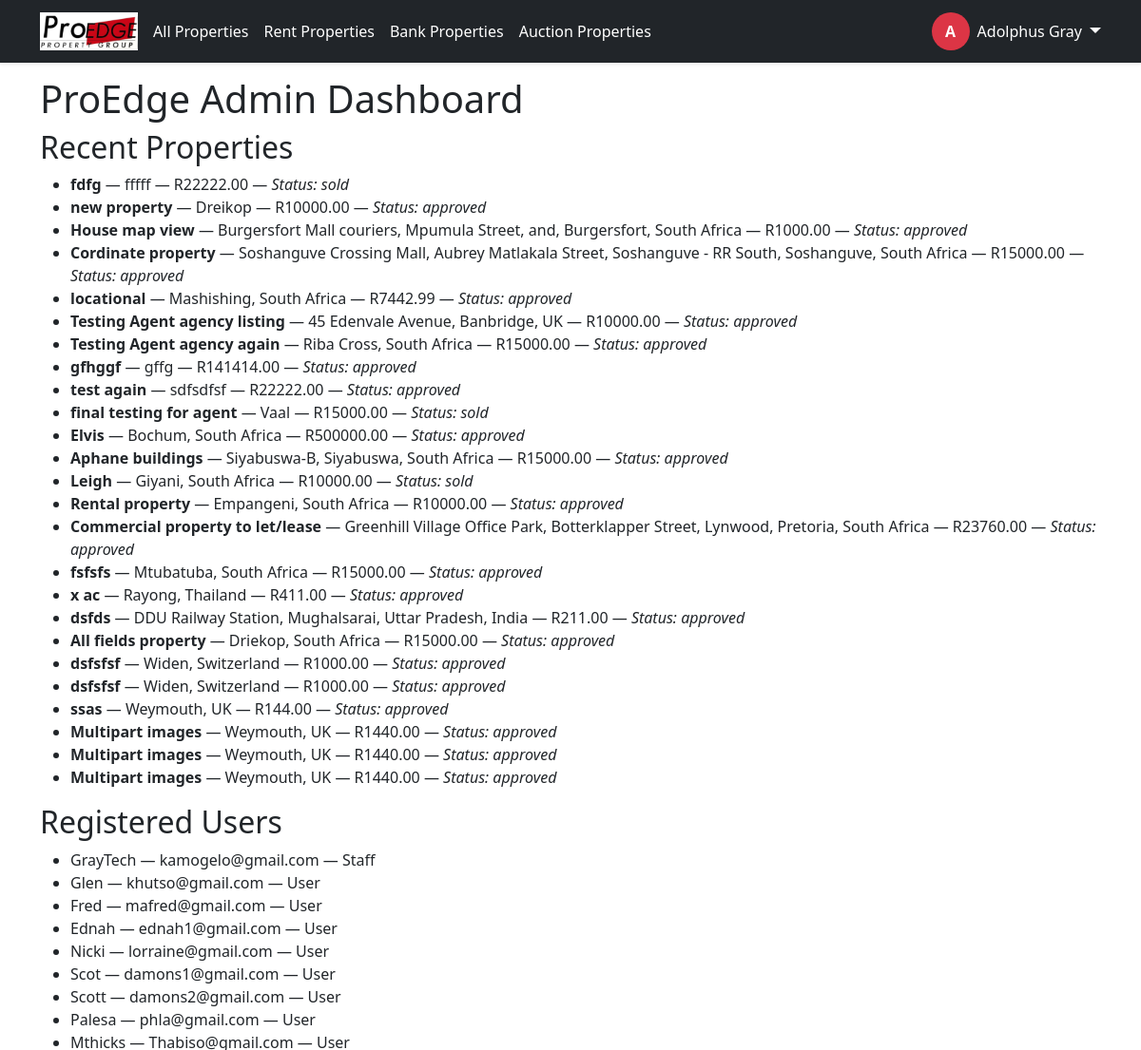
The page /staff/ (signed in, upper part) on the database as committed earlier.
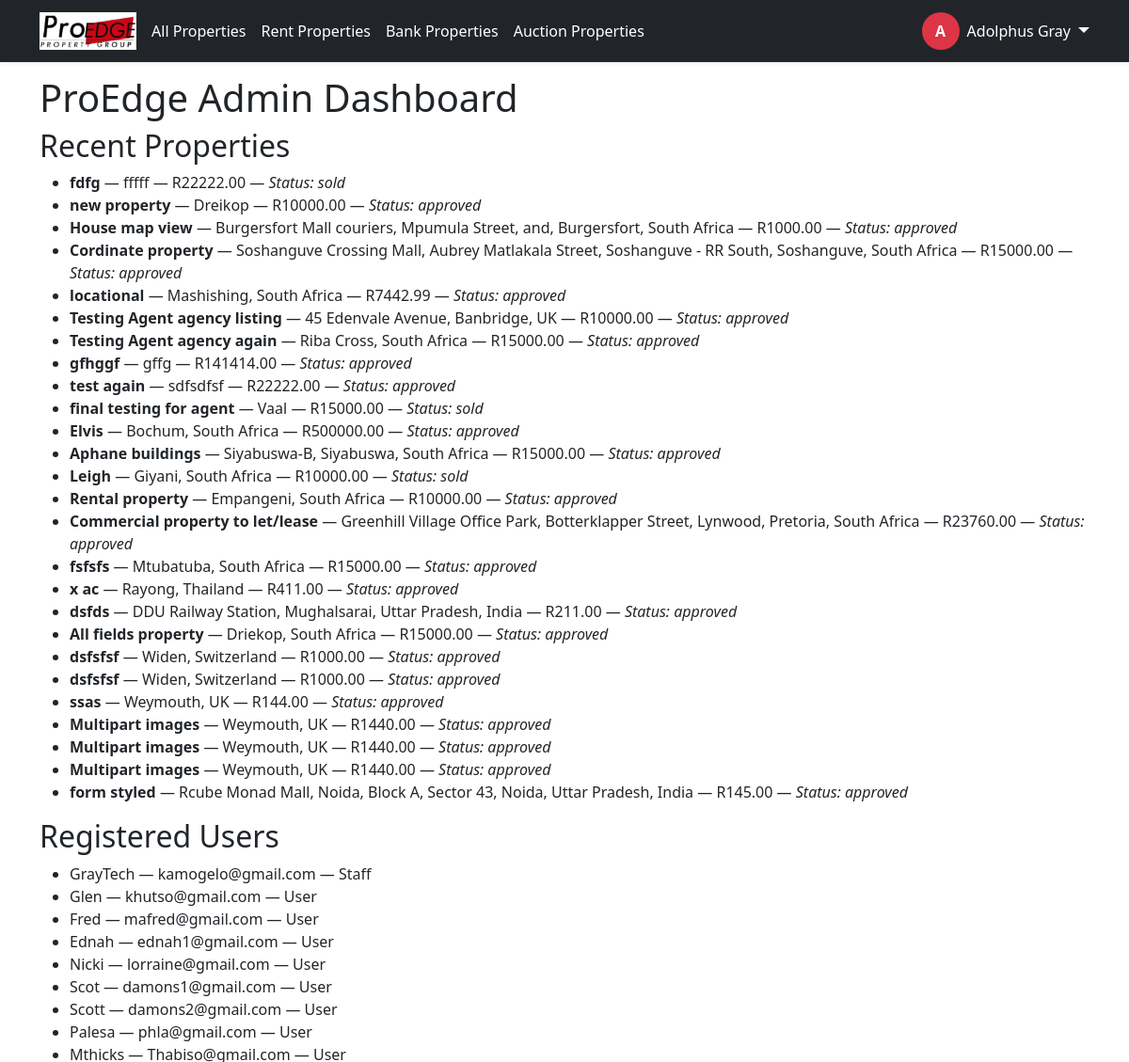
The same page on the database as committed later.
### listings/models.py (models this page shows, shortened)
class Property(models.Model):
    PROPERTY_TYPE_CHOICES = [
        ('house', 'House'),
        ('apartment', 'Apartment'),
        ('land', 'Vacant Land'),
        ('commercial', 'Commercial'),
        ('industrial', 'Industrial'),
        ('to let', 'To Let'),
        ('plot', 'Plot'),
    ]
    PROVINCE_CHOICES = [
        ('Eastern Cape', 'Eastern Cape'),
        ('Free State', 'Free State'),
        ('Gauteng', 'Gauteng'),
        ('KwaZulu-Natal', 'KwaZulu-Natal'),
        ('Limpopo', 'Limpopo'),
        ('Mpumalanga', 'Mpumalanga'),
        ('Northern Cape', 'Northern Cape'),
        ('North West', 'North West'),
        ('Western Cape', 'Western Cape'),
    ]
    LISTING_TYPE_CHOICES = [
        ('private', 'Private Seller'),
        ('agent', 'Agent'),
        ('bank', 'Bank Property'),
        ('auction', 'Auction'),
    ]
    STATUS_CHOICES = [
        ('approved', 'Approved'),
        ('pending', 'Pending'),
        ('rejected', 'Rejected'),
        ('sold', 'Sold'),
    ]
    title = models.CharField(max_length=200)
    description = models.TextField()
    price = models.DecimalField(max_digits=12, decimal_places=2)
    location = models.CharField(max_length=255)
    province = models.CharField(max_length=100, choices=PROVINCE_CHOICES)
    area = models.CharField(max_length=100, null=True, blank=True)
    property_type = models.CharField(max_length=20, choices=PROPERTY_TYPE_CHOICES)
    listing_type = models.CharField(max_length=20, choices=LISTING_TYPE_CHOICES, default='')
    status = models.CharField(max_length=20, choices=STATUS_CHOICES)
    latitude = models.DecimalField(max_digits=100, decimal_places=50, null=True, blank=True)
    longitude = models.DecimalField(max_digits=100, decimal_places=50, null=True, blank=True)
    floor_plan = models.FileField(upload_to='floor_plans/', null=True, blank=True)
    number_of_bedrooms = models.PositiveIntegerField(null=True, blank=True)
    number_of_kitchens = models.PositiveIntegerField(null=True, blank=True)
    number_of_bathrooms = models.PositiveIntegerField(null=True, blank=True)
    number_of_garages = models.PositiveIntegerField(null=True, blank=True)
    floor_area_m2 = models.DecimalField(max_digits=10, decimal_places=2, null=True, blank=True)
    erf_size_m2 = models.DecimalField(max_digits=10, decimal_places=2, null=True, blank=True)
    price_per_m2 = models.DecimalField(max_digits=10, decimal_places=2, null=True, blank=True)
    price_per_erf_m2 = models.DecimalField(max_digits=10, decimal_places=2, null=True, blank=True)
    has_parking = models.BooleanField(default=False)
    number_of_parking_slots = models.CharField(max_length=10, blank=True, default="N/A")
    unit_no = models.CharField(max_length=50, null=True, blank=True)
    complex_name = models.CharField(max_length=255, null=True, blank=True)
    erf_no = models.CharField(max_length=50, null=True, blank=True)
    ownership_type = models.CharField(max_length=50, choices=[('freehold', 'Freehold'), ('sectional', 'Sectional Title')], null=True, blank=True)
    township = models.CharField(max_length=255, null=True, blank=True)
    section_number = models.CharField(max_length=50, null=True, blank=True)
    scheme_number = models.CharField(max_length=50, null=True, blank=True)
    scheme_name = models.CharField(max_length=255, null=True, blank=True)
    study = models.BooleanField(default=False)
    lounges = models.PositiveIntegerField(null=True, blank=True)
    dining_rooms = models.PositiveIntegerField(null=True, blank=True)
    laundry = models.BooleanField(default=False)
    patio = models.BooleanField(default=False)
    balcony = models.BooleanField(default=False)
    domestic_accommodation = models.BooleanField(default=False)
    carports = models.BooleanField(default=False)
    flatlet = models.BooleanField(default=False)
    store_room = models.BooleanField(default=False)
    furnished = models.BooleanField(default=False)
    pool = models.BooleanField(default=False)
    security = models.BooleanField(default=False)
    roof = models.BooleanField(default=False)
    garden = models.BooleanField(default=False)
    views = models.BooleanField(default=False)
    walling = models.CharField(max_length=255, null=True, blank=True)
    flooring = models.CharField(max_length=255, null=True, blank=True)
    lease_period = models.CharField(max_length=50, null=True, blank=True)
    occupation_date = models.DateField(null=True, blank=True)
    deposit = models.DecimalField(max_digits=10, decimal_places=2, null=True, blank=True)
    lease_excludes = models.TextField(null=True, blank=True)
    annual_escalation = models.DecimalField(max_digits=5, decimal_places=2, null=True, blank=True)
    gross_rental = models.DecimalField(max_digits=10, decimal_places=2, null=True, blank=True, help_text="R/m²")
    net_rental = models.DecimalField(max_digits=10, decimal_places=2, null=True, blank=True, help_text="R/m²")
    operating_costs = models.DecimalField(max_digits=10, decimal_places=2, null=True, blank=True, help_text="R/m²")
    rates = models.DecimalField(max_digits=10, decimal_places=2, null=True, blank=True, help_text="R/m²")
    levy_amount = models.DecimalField(max_digits=10, decimal_places=2, null=True, blank=True)
    floor_level = models.CharField(max_length=50, null=True, blank=True)
    zoning = models.CharField(max_length=100, null=True, blank=True)
    rates_and_taxes = models.DecimalField(max_digits=10, decimal_places=2, null=True, blank=True)
    municipality = models.CharField(max_length=255, null=True, blank=True)
    mandate_type = models.CharField(max_length=50, null=True, blank=True)
    mandate_start_date = models.DateField(null=True, blank=True)
    mandate_end_date = models.DateField(null=True, blank=True)
    commission_percentage = models.DecimalField(max_digits=5, decimal_places=2, null=True, blank=True)
    commission_value = models.DecimalField(max_digits=12, decimal_places=2, null=True, blank=True)
    seller = models.ForeignKey(settings.AUTH_USER_MODEL, on_delete=models.CASCADE, related_name='properties', null=True, blank=True)
    buyer = models.ForeignKey(settings.AUTH_USER_MODEL, on_delete=models.SET_NULL, null=True, blank=True, related_name='purchased_properties')
    landlord = models.ForeignKey(settings.AUTH_USER_MODEL, on_delete=models.SET_NULL, null=True, blank=True, related_name='rented_properties')
    tenant = models.ForeignKey(settings.AUTH_USER_MODEL, on_delete=models.SET_NULL, null=True, blank=True, related_name='rented_by_properties')
    agent = models.ForeignKey(settings.AUTH_USER_MODEL, on_delete=models.SET_NULL, null=True, blank=True, related_name='listed_properties')
    agents = models.ManyToManyField(settings.AUTH_USER_MODEL, blank=True, related_name='properties_assigned')
    bank = models.ForeignKey(settings.AUTH_USER_MODEL, on_delete=models.SET_NULL, null=True, blank=True, related_name='banked_properties')
    auctioneer = models.ForeignKey(settings.AUTH_USER_MODEL, on_delete=models.SET_NULL, null=True, blank=True, related_name='auctioned_properties')
    agency = models.ForeignKey('Agency', on_delete=models.CASCADE, null=True, blank=True, related_name='properties')
    listed_by_agent = models.ForeignKey("AgentProfile", on_delete=models.SET_NULL, null=True, blank=True)
    created_at = models.DateTimeField(auto_now_add=True)
    class Meta:
        verbose_name_plural = "Properties"

### proedge/models.py (models this page shows, shortened)
class CustomUser(AbstractUser):
    ROLE_CHOICES = [
        ('buyer', 'Buyer'),
        ('seller', 'Seller'),
        ('tenant', 'Tenant'),
        ('agency', 'Agency'),
        ('landlord', 'Landlord'),
        ('agent', 'Agent'),
        ('bank', 'Bank'),
        ('auctioneer', 'Auctioneer'),
    ]
    role = models.CharField(max_length=20, choices=ROLE_CHOICES)
    email = models.EmailField(unique=True)
    is_email_verified = models.BooleanField(default=False)

### staff/views.py (the view)
# urls.py: path('', views.dashboard, name='dashboard'),
@login_required
@user_passes_test(is_staff_user)
def dashboard(request):
    properties = Property.objects.all()
    users = User.objects.all()
    return render(request, 'staff/dashboard.html', {
        'properties': properties,
        'users': users,
    })

### staff/views.py (called while the page is built)
def is_staff_user(user):
    return user.is_authenticated and user.is_staff

### staff/templates/staff/dashboard.html
{% extends 'base.html' %}
{% block content %}
<h1>ProEdge Admin Dashboard</h1>
<section>
  <h2>Recent Properties</h2>
  <ul>
    {% for prop in properties %}
      <li>
        <strong>{{ prop.title }}</strong> — {{ prop.location }} — R{{ prop.price }} —
        <em>Status: {{ prop.status }}</em>
      </li>
    {% empty %}
      <li>No properties found.</li>
    {% endfor %}
  </ul>
</section>
<section>
  <h2>Registered Users</h2>
  <ul>
    {% for user in users %}
      <li>{{ user.username }} — {{ user.email }} — {{ user.is_staff|yesno:"Staff,User" }}</li>
    {% empty %}
      <li>No users registered.</li>
    {% endfor %}
  </ul>
</section>
{% endblock %}

### proedge/templates/base.html (shortened to what the changed rows need)
{% load static %}
<!DOCTYPE html>
<html lang="en">
<head>
     <link rel="stylesheet" href="https://unpkg.com/leaflet@1.9.5/dist/leaflet.css"
/>
    <link href="https://cdn.jsdelivr.net/npm/bootstrap@5.3.0/dist/css/bootstrap.min.css" rel="stylesheet">
    <link rel="stylesheet" href="https://cdnjs.cloudflare.com/ajax/libs/font-awesome/6.4.0/css/all.min.css">
    <link rel="stylesheet" href="{% static 'proedge/css/style.css' %}">
    <link rel="stylesheet" href="https://cdn.jsdelivr.net/npm/lightgallery@2.7.1/css/lightgallery.min.css">
    <link rel="stylesheet" href="https://unpkg.com/leaflet/dist/leaflet.css" />
    <link rel="stylesheet" href="https://unpkg.com/leaflet@1.9.5/dist/leaflet.css"
/>
<link rel="stylesheet" href="https://cdn.jsdelivr.net/npm/lightgallery@2.7.1/css/lightgallery-bundle.min.css" />
<link rel="stylesheet" href="https://cdn.jsdelivr.net/npm/lightgallery@2.7.1/plugins/thumbnail/lg-thumbnail.min.css">
<link rel="stylesheet" href="https://cdn.jsdelivr.net/npm/lightgallery@2.7.1/plugins/zoom/lg-zoom.min.css">
<link rel="stylesheet" href="https://cdn.jsdelivr.net/npm/lightgallery@2.7.1/plugins/fullscreen/lg-fullscreen.min.css">
<link rel="stylesheet" href="https://cdn.jsdelivr.net/npm/lightgallery@2.7.1/plugins/share/lg-share.min.css">
<link rel="stylesheet" href="https://cdn.jsdelivr.net/npm/lightgallery@2.7.1/plugins/pager/lg-pager.min.css">
</head>
<body>
<nav class="navbar navbar-expand-lg navbar-dark bg-dark fixed-top shadow-sm">
  <div class="container">
    <div class="collapse navbar-collapse" id="navbarMain">
      <div class="d-flex flex-wrap align-items-center mt-2 mt-lg-0">
        {% if user.is_authenticated %}
          <div class="dropdown d-flex align-items-center">
            <a class="d-flex align-items-center text-decoration-none text-white me-2" href="{% url 'dashboard_redirect' %}">
              <div class="rounded-circle bg-danger text-white d-flex justify-content-center align-items-center fw-bold" style="width: 40px; height: 40px;">
                {{ user.get_full_name|default:user.username|slice:":1"|upper }}
              </div>
              <span class="ms-2 d-none d-lg-inline">{{ user.get_full_name|default:user.username }}</span>
            </a>
            <a class="dropdown-toggle text-white fs-5 ms-auto" href="#" id="userDropdown" data-bs-toggle="dropdown" aria-expanded="false"></a>
          </div>
        {% else %}
          <div class="d-flex flex-wrap gap-1">
            <a class="btn btn-outline-danger text-white px-2 fw-semibold" href="{% url 'login' %}">Login</a>
            <a class="btn btn-danger px-2 fw-semibold" href="{% url 'register' %}">Register</a>
          </div>
        {% endif %}
      </div>
    </div>
  </div>
</nav>
<main class="container mt-4">
  {% block content %}{% endblock %}
</main>
</body>
</html>

Rows that differ between the two databases and show on the page:
added Property: title "form styled", location "Rcube Monad Mall, Noida, Block A, Sector 43, Noida, Uttar Pradesh, India", price "145.00", status "approved"
